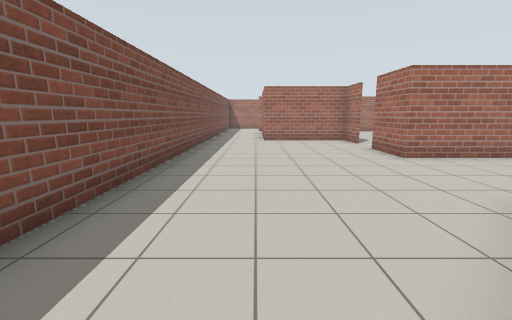
[1] (above)

19 first-person views from a walk through a Gazebo world. The camera is 1.2 m above the floor, tilts 10° down and sees 90° across. The floor is counted in squares, 1 m on a side. Each view is taken from the middle of a square. On the plan, view 1 faces up. The plan holds only what a view shows up to about 12 squares ahead; the rest is blank.

[2]
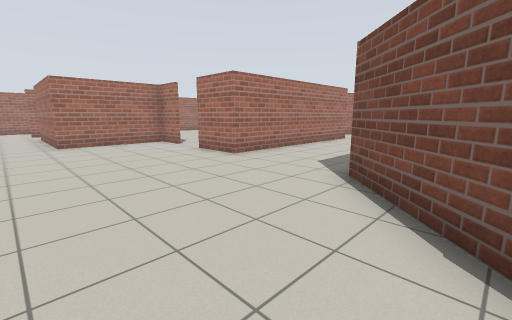

[3]
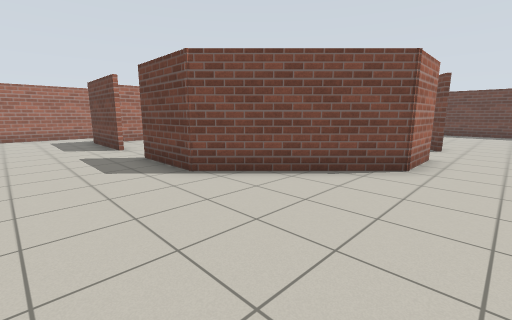

[4]
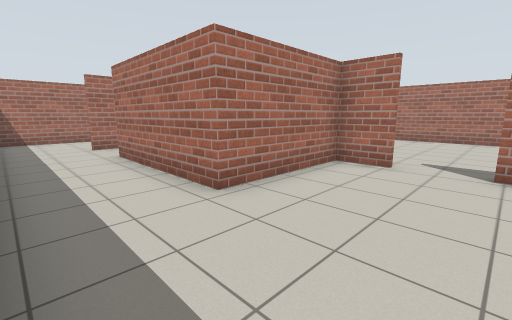

[5]
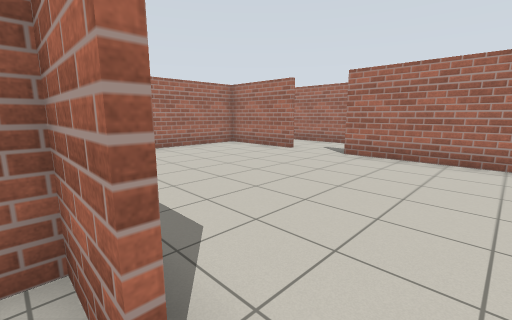

[6]
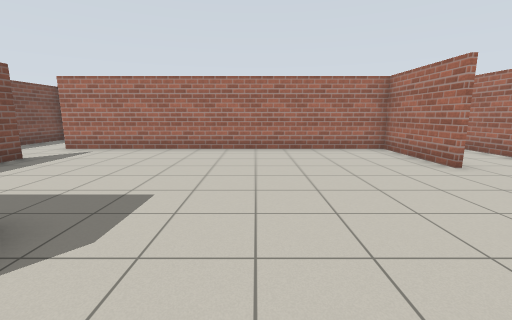

[7]
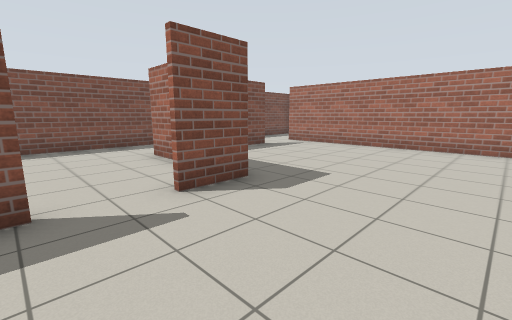

[8]
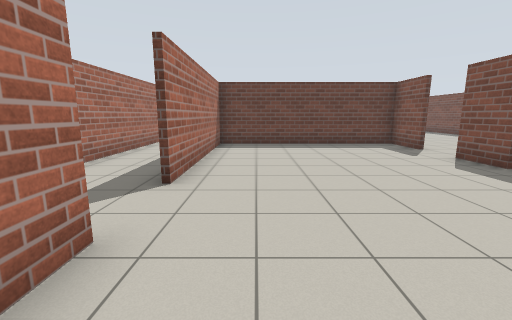

[9]
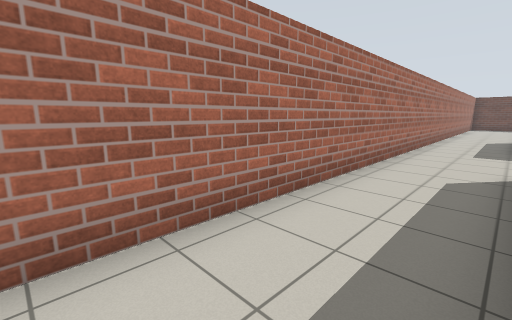

[10]
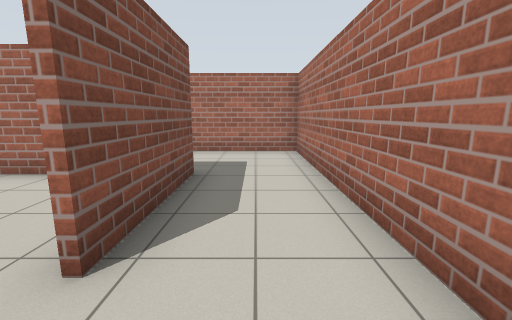

[11]
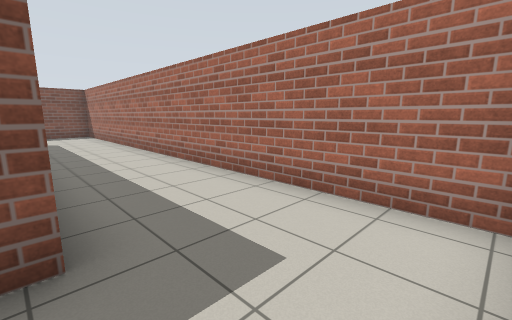

[12]
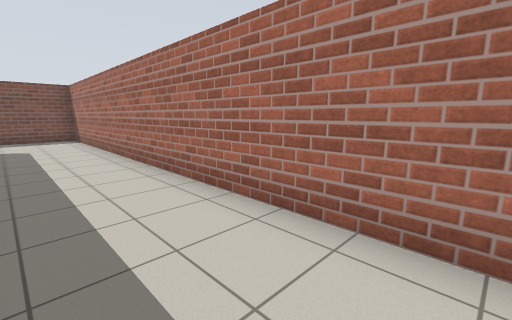

[13]
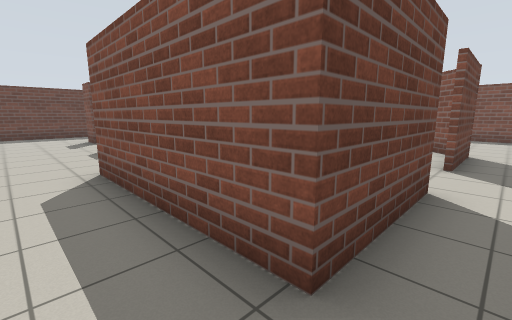

[14]
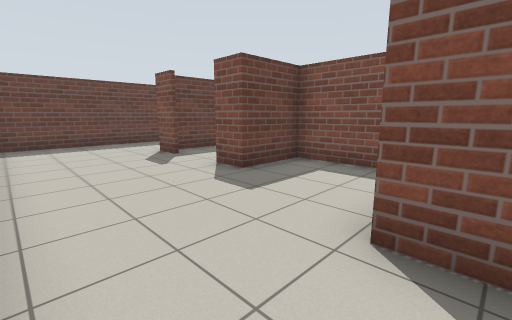

[15]
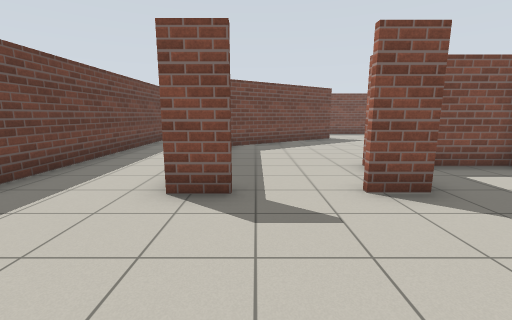

[16]
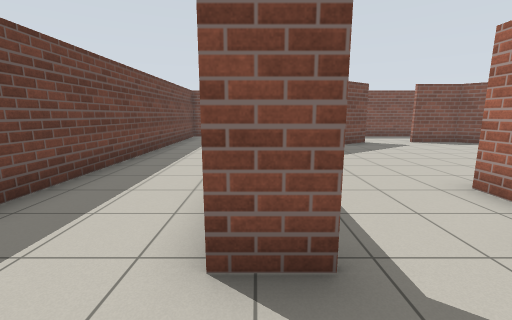

[17]
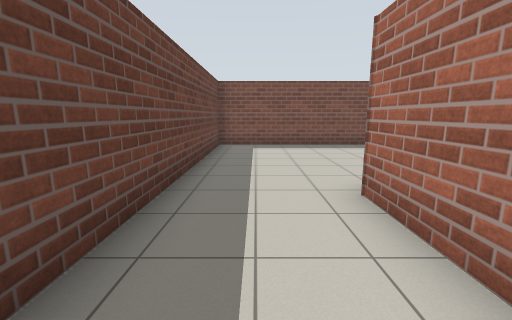

[18]
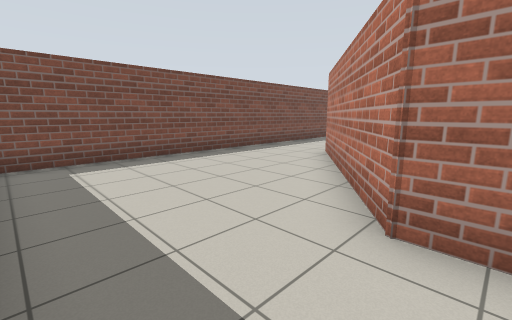

[19]
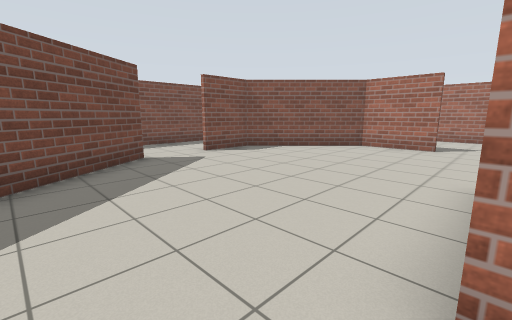

### Floor plan
Points are (right, up) in squares from view 1. A wall is a line through its corners. A room is listed if a view was taken in it or the views show most of it. See-through windows are left out.
Room 1 (views 1, 2, 3, 4, 10, 11, 12, 13, 14, 15, 16, 17, 18)
walls: (8.4, 3.2) (11.7, 3.2) (11.7, -1.9); (10.3, 7.1) (4.2, 7.1) (4.2, 9.2); (8.1, -1.9) (8.1, -5.3) (10.2, -5.3) (10.2, -6.4); (4.2, 10.9) (4.2, 12.2) (0.4, 12.2) (0.4, 17); (0.4, -2.1) (0.4, -0.2) (3.8, 3.2) (6.4, 3.2); (-2.3, -0.1) (-2.3, -12.5) (14.1, -12.5); (14.3, -1) (14.3, 22.5) (-2.3, 22.5) (-2.3, 20); (-2.3, 13.5) (-2.3, 2.1); (10.2, -8.2) (10.2, -9.5); (7.9, -9.2) (9.6, -9.2); (6.6, -9.4) (4.3, -9.4) (0.6, -4.3); (11.7, 19.3) (11.7, 15.6)
ways out: opening at (1, 18) to room 2; opening at (4, 10) to room 2; opening at (12, 14.5) to room 2; opening at (1, -3.5) to room 3; opening at (7.5, 3) to room 3; opening at (8.5, -7.5) to room 3
Room 2 (views 5, 6, 7, 8, 9)
walls: (4.4, 12.5) (4.4, 10.9); (11.6, 15.6) (11.6, 19.1) (0.1, 19.1); (4.4, 9.2) (4.4, 7.3) (11.6, 7.3) (11.6, 13.8); (0.7, 17) (0.7, 16)
ways out: opening at (1, 18) to room 1; opening at (4, 10) to room 1; opening at (12, 14.5) to room 1
Room 3 (view 19)
walls: (8.6, -5.4) (7.9, -5.4); (6.4, 3) (3.9, 3) (0.7, -0.2) (0.7, -2.1); (0.6, -4.1) (4.1, -9); (11.6, 1.1) (11.6, 2.1)
ways out: opening at (1, -3.5) to room 1; opening at (7.5, 3) to room 1; opening at (8.5, -7.5) to room 1

Positions as (right, up) in squares from view 1, and headings:
1: (0, 0), facing up
2: (-1, 1), facing up-right
3: (-1, 6), facing down-right
4: (-2, 9), facing up-right
5: (4, 10), facing up-right
6: (7, 10), facing up
7: (8, 9), facing up-left
8: (10, 18), facing down
9: (12, 14), facing down-right
10: (13, 14), facing up
11: (14, 19), facing up-left
12: (12, 20), facing up-left
13: (13, 4), facing down-left
14: (14, -1), facing down-left
15: (14, -8), facing left
16: (12, -9), facing left
17: (8, -11), facing left
18: (5, -12), facing up-left
19: (8, -7), facing up-left
